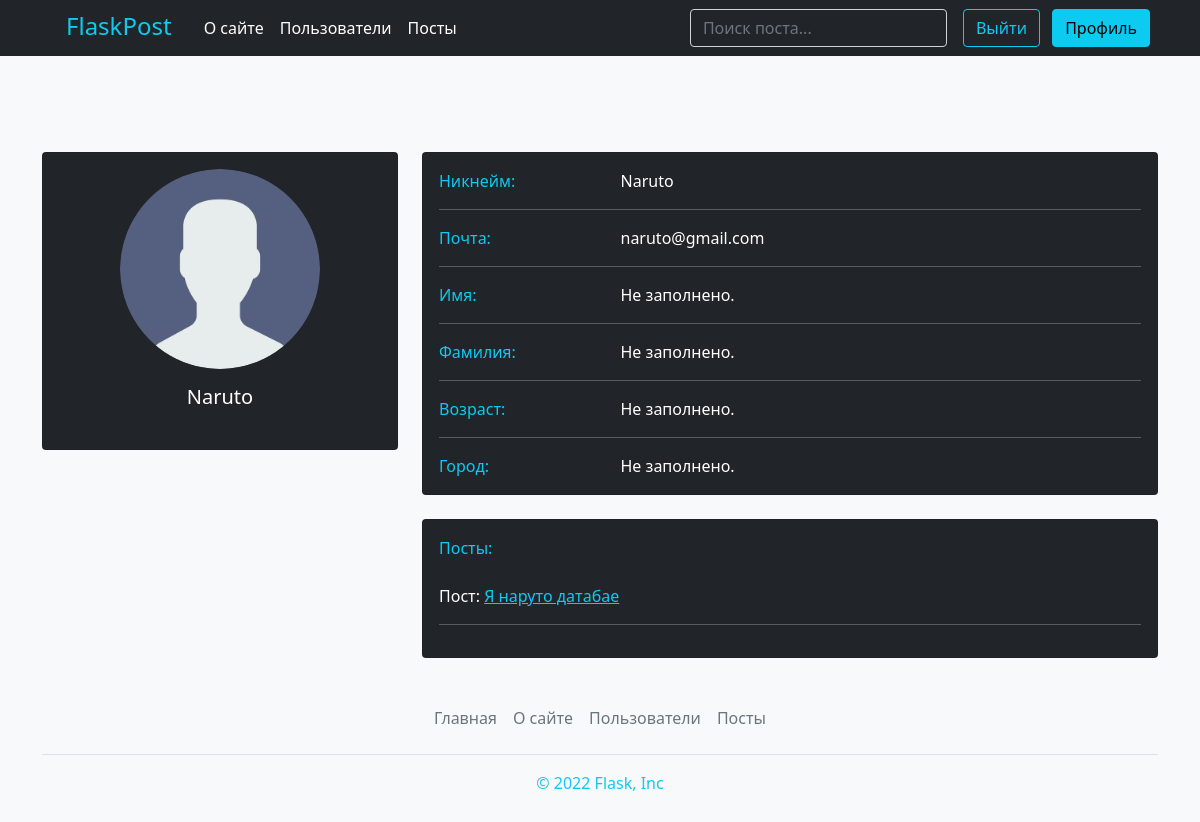
/profile/Naruto (signed in), run on the app's committed database.
### models.py (models this page shows, shortened)
class User(db.Model, UserMixin): #Создание таблицы базы данных. Пользователи
    id = db.Column(db.Integer(), primary_key=True) #первичный ключ
    username = db.Column(db.String(20), unique=True, nullable=False) #уникальное значение, не может быть пустым
    email = db.Column(db.String(100), unique=True, nullable=False) #уникальное значение, не может быть пустым
    password = db.Column(db.Text()) #текст
    created = db.Column(db.DateTime(), default=datetime.utcnow) #дата когда создался пользователь
    admin_role = db.Column(db.Integer(), default=0) #роль user
    icon = db.Column(db.String(200), default='default_icon.png') #иконка для профиля
    age = db.Column(db.Integer(), default='Не заполнено.')
    location = db.Column(db.Integer(), default='Не заполнено.')
    first_name = db.Column(db.String(50), default='Не заполнено.')
    last_name = db.Column(db.String(50), default='Не заполнено.')

class Post(db.Model):
    id = db.Column(db.Integer(), primary_key=True) #id поста
    title = db.Column(db.String(140), nullable=False) #название поста
    body = db.Column(db.Text(), nullable=False) #описание поста
    time_created = db.Column(db.DateTime(), default=datetime.now()) #время когда создался пост
    user_id = db.Column(db.Integer(), db.ForeignKey('user.id')) #
    user_username = db.Column(db.String(), db.ForeignKey('user.username'))
    link = db.Column(db.Text()) #ссылка для постов
    tags = db.relationship('Tag', secondary=post_tags, backref=db.backref('posts', lazy='dynamic'))

### routes.py (the view)
@app.route('/profile/<username>')
@login_required
def profile(username):
    user = User.query.filter_by(username=username).first() #находим пользователя из базы данных с таким-же ником
    post = Post.query.filter_by(user_id=user.id) #находим посты у которых id пользователя равно id страницы пользователя
    return render_template('profile.html', user=user, post=post)

### models.py (called while the page is built)
@login_manager.user_loader # Он используется для проверки того, какой идентификатор пользователя находится в текущем сеансе, и загрузит пользовательский объект для этого идентификатора
def load_user(id):
    return User.query.get(int(id))

### templates/profile.html (shortened to what this page needs)
{% extends 'base.html' %}
{% block body %}
  <div class="container py-5">
    <div class="row">
      <div class="col-lg-4">
        <div class="card mb-4 bg-dark">
          <div class="card-body text-center">
            <img src="{{ url_for('static', filename='icons/' + user.icon) }}" alt="Аватарка" class="bd-placeholder-img rounded-circle" width="200" height="200">
            <h5 class="my-3 text-white">{{ user.username }}</h5>
          </div>
        </div>
      </div>
      <div class="col-lg-8">
        <div class="card mb-4 bg-dark">
          <div class="card-body">
            <div class="row">
              <div class="col-sm-3">
                <p class="mb-0  text-info">Никнейм:</p>
              </div>
              <div class="col-sm-9">
                <p class="text-white mb-0">{{ user.username }}</p>
              </div>
            </div>
            <hr>
            <div class="row">
              <div class="col-sm-3">
                <p class="mb-0 text-info">Почта:</p>
              </div>
              <div class="col-sm-9">
                <p class="text-white mb-0">{{ user.email }}</p>
              </div>
            </div>
            <hr>
            <div class="row">
              <div class="col-sm-3">
                <p class="mb-0 text-info">Имя:</p>
              </div>
              <div class="col-sm-9">
                <p class="text-white mb-0">{{ user.first_name }}</p>
              </div>
            </div>
            <hr>
            <div class="row">
              <div class="col-sm-3">
                <p class="mb-0 text-info">Фамилия:</p>
              </div>
              <div class="col-sm-9">
                <p class="text-white mb-0">{{ user.last_name }}</p>
              </div>
            </div>
            <hr>
            <div class="row">
              <div class="col-sm-3">
                <p class="mb-0 text-info">Возраст:</p>
              </div>
              <div class="col-sm-9">
                <p class="text-white mb-0">{{ user.age }}</p>
              </div>
            </div>
            <hr>
            <div class="row">
              <div class="col-sm-3">
                <p class="mb-0 text-info">Город:</p>
              </div>
              <div class="col-sm-9">
                <p class="text-white mb-0">{{ user.location }}</p>
              </div>
            </div>
          </div>
        </div>
        <div class="row">
          <div class="col-md">
            <div class="card mb-4 mb-md-0 bg-dark">
              <div class="card-body">
                <p class="mb-4"><span class="text-info font-italic me-1">Посты:</span> </p>
                {% for posts in post %}
                  <p class="text-white">Пост: <a class="text-info" href="{{ url_for('post_detail', link=posts.link) }}">{{ posts.title }}</a></p><hr>
                {% endfor %}
              </div>
            </div>
          </div>
        </div>
      </div>
{% endblock %}

### templates/base.html (shortened to what this page needs)
<!DOCTYPE html>
<html lang="en">
<head>
    <link rel="stylesheet" href="https://cdn.jsdelivr.net/npm/bootstrap@5.1.3/dist/css/bootstrap.min.css">
</head>
<body class=bg-light>
    <header class="p-2 bg-dark text-white">
        <div class="container">
          <div class="d-flex flex-wrap align-items-center justify-content-center justify-content-lg-start">
            <ul class="nav col-12 col-lg-auto me-lg-auto mb-2 justify-content-center mb-md-0">
            <li></li><a class="fs-4 text-info px-4 text-decoration-none" href="{{ url_for('index') }}">FlaskPost</a></li>
              <li><a href="{{ url_for('about_page') }}" class="nav-link px-2 text-white">О сайте</a></li>
              <li><a href="{{ url_for('allprofile') }}" class="nav-link px-2 text-white">Пользователи</a></li>
              <li><a href="{{ url_for('posts') }}" class="nav-link px-2 text-white">Посты</a></li>
            </ul>
            <form class="col-12 col-lg-auto mb-3 mb-lg-0 me-lg-3" role="search" method="get" action="{{ url_for('posts') }}">
              <input type="search" name="search" class="form-control form-control-white text-info bg-dark" placeholder="Поиск поста..." aria-label="Search" value="{{ request.args.get('search', '') }}">
            </form>
            <div class="text-end">
              {% if current_user.is_authenticated %}
                  <a href="{{ url_for('logout') }}"><button type="button" class="btn btn-outline-info me-2">Выйти</button></a>
              {% else %}
                  <a href="{{ url_for('login') }}"><button type="button" class="btn btn-outline-info me-2">Войти</button></a>
              {% endif %}
              {% if current_user.is_authenticated %}
                  <a href="{{ url_for('profile', username=current_user.username) }}"><button type="button" class="btn btn-info me-2">Профиль</button></a>
              {% else %}
                  <a href="{{ url_for('register')}}"><button type="button" class="btn btn-info">Зарегистрироваться</button></a>
              {% endif %}
                </div>
          </div>
        </div>
      </header>
      <div>
        <br>
      </div>
      <div>
        <br>
      </div>
{% block body %}{% endblock %}<br>
    <div class="container">
        <footer class="py-3 my-4">
          <ul class="nav justify-content-center border-bottom pb-3 mb-3">
            <li class="nav-item"><a href="{{ url_for('index') }}" class="nav-link px-2 text-muted">Главная</a></li>
            <li class="nav-item"><a href="{{ url_for('about_page') }}" class="nav-link px-2 text-muted">О сайте</a></li>
            <li class="nav-item"><a href="{{ url_for('allprofile') }}" class="nav-link px-2 text-muted">Пользователи</a></li>
            <li class="nav-item"><a href="{{ url_for('posts') }}" class="nav-link px-2 text-muted">Посты</a></li>
          </ul>
          <p class="text-center text-info">© 2022 Flask, Inc</p>
        </footer>
      </div>
</body>
</html>

### templates/profile.html (style rules this page uses)
hr { color: #ffffff; }

### data on the page
User: icon (placeholder picture), username "Naruto", email "naruto@gmail.com", first_name "Не заполнено.", last_name "Не заполнено.", age "Не заполнено.", location "Не заполнено."
Post: title "Я наруто датабае"
